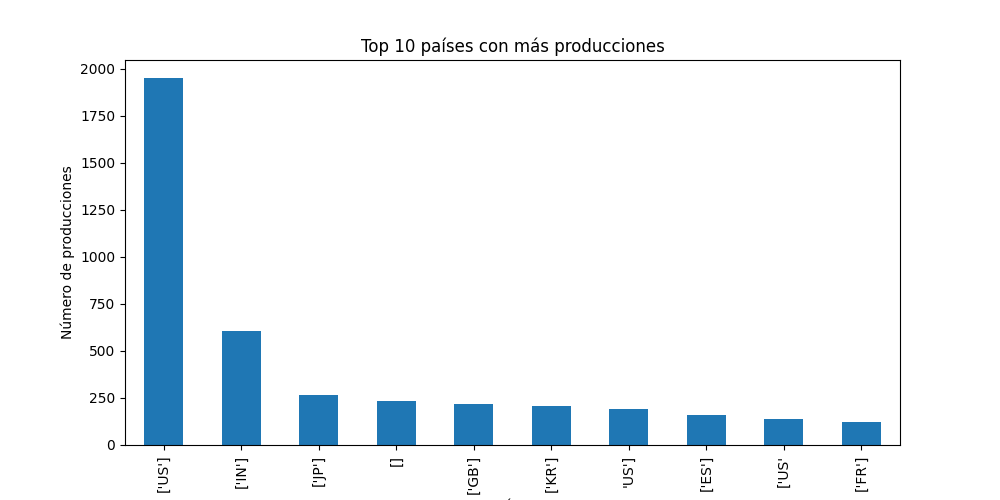

Write Python code to recreate this figure.
# 13_.Producción por país. 
# Crea un gráfico de barras con los diez países que más títulos han producido.
# (2 %)
import pandas as pd
import matplotlib.pyplot as plt

url = "https://raw.githubusercontent.com/amirtds/kaggle-netflix-tv-shows-and-movies/refs/heads/main/titles.csv"
netflix = pd.read_csv(url)

# Nos aseguramos de que no existan valores nulos en la columna 'production_countries'.
netflix['production_countries'] = netflix['production_countries'].fillna('')

# Creamos un nuevo DataSet donde ordenamos y contamos los países de producción
# y obtenemos los 10 países con más títulos producidos y la cantidad de 
# títulos producidos por cada uno.
paises_top_10 = (netflix['production_countries'].str.split(',').explode().str.strip()).value_counts().head(10)

plt.figure(figsize=(10,5))
paises_top_10.plot(kind='bar')
plt.title('Top 10 países con más producciones')
plt.xlabel('Países')
plt.ylabel('Número de producciones')
plt.show()
